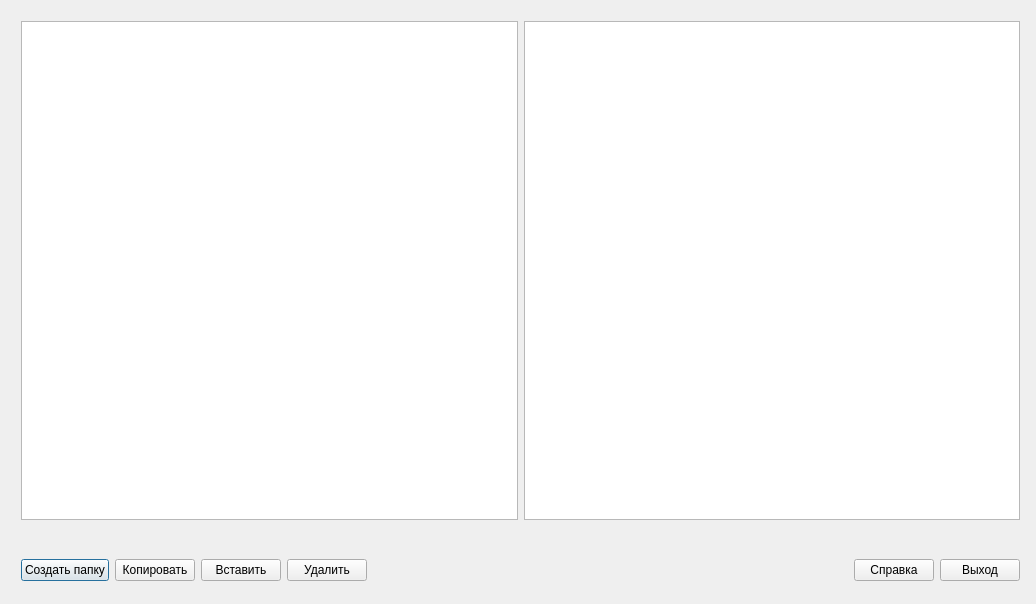
<?xml version="1.0" encoding="UTF-8"?>
<ui version="4.0">
 <class>Dialog</class>
 <widget class="QDialog" name="Dialog">
  <property name="geometry">
   <rect>
    <x>0</x>
    <y>0</y>
    <width>1036</width>
    <height>604</height>
   </rect>
  </property>
  <property name="cursor">
   <cursorShape>PointingHandCursor</cursorShape>
  </property>
  <property name="windowTitle">
   <string>Dialog</string>
  </property>
  <property name="windowIcon">
   <iconset>
    <normaloff>../../Pictures/2f7102a877fbe969737669732912b6f3.jpg</normaloff>../../Pictures/2f7102a877fbe969737669732912b6f3.jpg</iconset>
  </property>
  <property name="autoFillBackground">
   <bool>true</bool>
  </property>
  <property name="sizeGripEnabled">
   <bool>false</bool>
  </property>
  <property name="modal">
   <bool>false</bool>
  </property>
  <widget class="QWidget" name="layoutWidget">
   <property name="geometry">
    <rect>
     <x>10</x>
     <y>540</y>
     <width>1021</width>
     <height>61</height>
    </rect>
   </property>
   <layout class="QHBoxLayout" name="horizontalLayout">
    <item>
     <widget class="QPushButton" name="pushButton_6">
      <property name="text">
       <string>Создать папку</string>
      </property>
      <property name="icon">
       <iconset>
        <normaloff>../../Desktop/создать.png</normaloff>../../Desktop/создать.png</iconset>
      </property>
     </widget>
    </item>
    <item>
     <widget class="QPushButton" name="pushButton">
      <property name="text">
       <string>Копировать</string>
      </property>
      <property name="icon">
       <iconset>
        <normaloff>../../Desktop/счм.png</normaloff>../../Desktop/счм.png</iconset>
      </property>
     </widget>
    </item>
    <item>
     <widget class="QPushButton" name="pushButton_2">
      <property name="text">
       <string>Вставить</string>
      </property>
      <property name="icon">
       <iconset>
        <normaloff>../../Desktop/вставить.jpg</normaloff>../../Desktop/вставить.jpg</iconset>
      </property>
     </widget>
    </item>
    <item>
     <widget class="QPushButton" name="pushButton_3">
      <property name="text">
       <string>Удалить</string>
      </property>
      <property name="icon">
       <iconset>
        <normaloff>../../Desktop/удалить.jpg</normaloff>../../Desktop/удалить.jpg</iconset>
      </property>
     </widget>
    </item>
    <item>
     <spacer name="horizontalSpacer_2">
      <property name="orientation">
       <enum>Qt::Horizontal</enum>
      </property>
      <property name="sizeHint" stdset="0">
       <size>
        <width>40</width>
        <height>20</height>
       </size>
      </property>
     </spacer>
    </item>
    <item>
     <widget class="QPushButton" name="pushButton_4">
      <property name="text">
       <string>Справка</string>
      </property>
      <property name="icon">
       <iconset>
        <normaloff>../../Desktop/справка.png</normaloff>../../Desktop/справка.png</iconset>
      </property>
     </widget>
    </item>
    <item>
     <widget class="QPushButton" name="pushButton_5">
      <property name="toolTip">
       <string>&lt;html&gt;&lt;head/&gt;&lt;body&gt;&lt;p&gt;&lt;span style=&quot; text-decoration: underline; color:#ff0000;&quot;&gt;При нажатии на кнопку, программа закроется&lt;/span&gt;&lt;/p&gt;&lt;/body&gt;&lt;/html&gt;</string>
      </property>
      <property name="styleSheet">
       <string notr="true"/>
      </property>
      <property name="text">
       <string>Выход</string>
      </property>
      <property name="icon">
       <iconset>
        <normaloff>../../Desktop/выход.png</normaloff>../../Desktop/выход.png</iconset>
      </property>
     </widget>
    </item>
   </layout>
  </widget>
  <widget class="QWidget" name="layoutWidget">
   <property name="geometry">
    <rect>
     <x>10</x>
     <y>10</y>
     <width>1021</width>
     <height>521</height>
    </rect>
   </property>
   <layout class="QHBoxLayout" name="horizontalLayout_2">
    <item>
     <widget class="QTreeView" name="treeView"/>
    </item>
    <item>
     <widget class="QTreeView" name="treeView_2"/>
    </item>
   </layout>
  </widget>
 </widget>
 <layoutdefault spacing="6" margin="11"/>
 <resources/>
 <connections/>
</ui>
